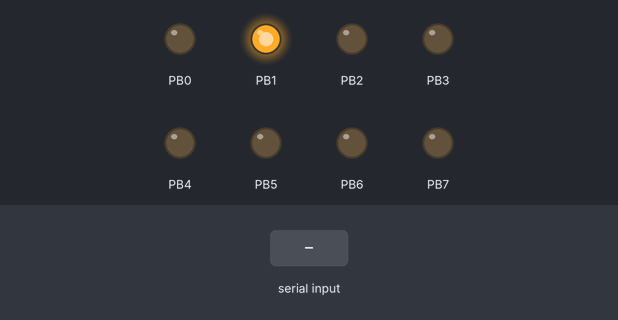
The program below on a simulated ATmega2560, built with avr-gcc and emulated at 16 MHz. On the bench: output pins drawn as LEDs (lit = HIGH). Inputs (shaded band) come from the test bench. What the program prints to the serial monitor is not drawn.

Above: at 1.2 s.
1.3 s: "1\n" received over Serial
Timing chart, 0 to 4.3 s (numbered marks = the images above; inputs shaded):
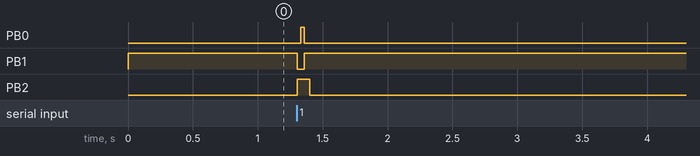

Measured:
- after the input at 1.3 s, PB0: LOW → HIGH at once, → LOW 0.03 s later; PB1: HIGH → LOW at once, → HIGH 0.05 s later; PB2: LOW → HIGH at once, → LOW 0.09 s later

The program:

main.c
```c
/********************************************
* MSYS, LAB 11, Part 2                      *
* Test program for Mega2560 UART driver.    *
* Using UART 0.                             *
* The LEDs will indicate test progress      *
*********************************************/
#include <avr/io.h>
#include "uart3.h"
#include "LED.h"

int main()
{
	char tegn;
	char TestStreng[] = "This is string number 1\r\n";
	int8_t i;

	// Initialize LED port
	initLEDport();
	// Initialize UART: Baud = 9600, 8 data bits, No Parity
	InitUART(9600, 8);

	while (1)
	{
		// Testing SendChar
		writeAllLEDs(1);
		SendChar('A');
		SendChar('B');
		SendChar('C');
		SendChar('\r');
		SendChar('\n');

		// Testing ReadChar() : Read and echo
		writeAllLEDs(2);
		tegn = ReadChar();
		SendChar(tegn);
		SendChar('\r');
		SendChar('\n');

		// Testing CharReady() : Wait, read and echo
		writeAllLEDs(3);
		while ( !CharReady() )
		{}
		SendChar( ReadChar() );
		SendChar('\r');
		SendChar('\n');

		// Testing SendString(): Sending string number 1 (SRAM memory)
		writeAllLEDs(4);
		SendString(TestStreng);

		// Testing SendString(): Sending string number 2 (Flash memory)
		writeAllLEDs(5);
		SendString("This is string number 2\r\n");

		// Testing SendInteger()
		writeAllLEDs(6);
		SendInteger(12345); //Positive number
		SendChar('\r');
		SendChar('\n');
		SendInteger(-1000); //negative number
		SendChar('\r');
		SendChar('\n');

		for (i=-5; i<5; i++)
		{
			SendInteger(i);	SendChar(' ');
		}
		SendChar('\r');
		SendChar('\n');
	}
}
```

LED.c
```c
#include "LED.h"


void initLEDport()
{
	DDRB = 0xFF; // all outputs
	PORTB = 0; // turn all off;
}
void writeAllLEDs(unsigned char pattern)
{
	PORTB = pattern;
}
void turnOnLED(unsigned char led_nr)
{
	if(led_nr <= MAX_LED_NR){
		PORTB = PINB | (1<<led_nr);
	}
}
void turnOffLED(unsigned char led_nr) //ex 0b00110011
{
	if(led_nr <= MAX_LED_NR){
	unsigned char mask =   //ex 0b00110011 -> 11001100
	/*
	turn of LED1

	0b00000010
	mask = 0b11111101

	PINB = 0b00110011
	PINB & mask =
					0b11111101
				&	0b00110011
					0b00110001
	*/
		mask = PINB & (~(1<<led_nr));
	}
}
void toggleLED(unsigned char led_nr)
{
	if(led_nr <= MAX_LED_NR){
	/*
	toggling requires us to simple flip the bit

	led_nr = 0b00000010
	PINB   = 0b00110011

	flip bit 1

	XOR (^)
	X	Y	Z
	0	0	0
	0	1	1
	1	0	1
	1	1	0

	led_nr ^ PINB
			0b00000010
			0b00110011
		^   0b00110001

	same pattern, flip again

			0b00000010
			0b00110001
			0b00110011

	*/

	PORTB = PINB ^ (1<<led_nr);
	}
}
```

LED.h
```c
#ifndef LED_H
#define LED_H
#include <avr/io.h>


#define MAX_LED_NR	7
void initLEDport(void);
void writeAllLEDs(unsigned char pattern);
void turnOnLED(unsigned char led_nr);
void turnOffLED(unsigned char led_nr);
void toggleLED(unsigned char led_nr);


#endif
```

uart3.c
```c
/************************************************
* "uart.c":                                     *
* Implementation file for Mega2560 UART driver. *
* Using UART 0.                                 *
* Henning Hargaard, 16/11 2022                  *
*************************************************/
#include <avr/io.h>
#include <stdlib.h>
#include "uart3.h"

// Target CPU frequency
#define XTAL 16000000

/*************************************************************************
USART initialization.
    Asynchronous mode.
    RX and TX enabled.
    No interrupts enabled.
    Number of Stop Bits = 1.
    No Parity.
    Baud rate = Parameter.
    Data bits = Parameter.
Parameters:
    BaudRate:Wanted Baud Rate (300-115200).
    Databit: Wanted number of Data Bits (5-8).
    Parity: 'E' (Even parity), 'O' (Odd parity), otherwise No Parity.
*************************************************************************/
void InitUART(unsigned long BaudRate, unsigned char DataBit)
{
  if ((BaudRate >= 300) && (BaudRate <= 115200) && (DataBit >=5) && (DataBit <= 8))
  {
    // No interrupts enabled
    // Receiver enabled
    // Transmitter enabled
    // No 9 bit operation
    UCSR0B = 0b00011000;
    // Asynchronous operation, 1 stop bit
    // Bit 2 and bit 1 controls the number of data bits
    UCSR0C = (DataBit-5)<<1;
    // Set Baud Rate according to the parameter BaudRate
    UBRR0 = XTAL/(16*BaudRate) - 1;
  }
}

/*************************************************************************
  Returns 0 (FALSE), if the UART has NOT received a new character.
  Returns value <> 0 (TRUE), if the UART HAS received a new character.
*************************************************************************/
unsigned char CharReady()
{
   return UCSR0A & (1<<7);
}

/*************************************************************************
Awaits new character received.
Then this character is returned.
*************************************************************************/
char ReadChar()
{
  // Wait for new character received
  while ( (UCSR0A & (1<<7)) == 0 )
  {}
  // Then return it
  return UDR0;
}

/*************************************************************************
Awaits transmitter register ready.
Then send the character.
Parameter :
	Tegn : Character for sending.
*************************************************************************/
void SendChar(char Tegn)
{
  // Wait for transmitter register empty (ready for new character)
  while ( (UCSR0A & (1<<5)) == 0 )
  {}
  // Then send the character
  UDR0 = Tegn;
}

/*************************************************************************
Sends 0 terminated string.
Parameter:
   Streng: Pointer to the string.
*************************************************************************/
void SendString(char* Streng)
{
  // Repeat until zero-termination
  while (*Streng != 0)
  {
    // Send the character pointed to by "Streng"
    SendChar(*Streng);
    // Advance the pointer one step
    Streng++;
  }
}

/*************************************************************************
Converts the integer "Tal" to an ASCII string - and then sends this string
using the USART.
Makes use of the C standard library <stdlib.h>.
Parameter:
    Tal: The integer to be converted and sent.
*************************************************************************/
void SendInteger(int Tal)
{
char array[7];
  // Convert the integer to an ASCII string (array), radix = 10
  itoa(Tal, array, 10);
  // - then send the string
  SendString(array);
}

/************************************************************************/
```

uart3.h
```c
/****************************************
* "uart.h":                             *
* Header file for Mega2560 UART driver. *
* Using UART 0.                         *
*                                       *
*****************************************/
void InitUART(unsigned long BaudRate, unsigned char DataBit);
unsigned char CharReady();
char ReadChar();
void SendChar(char Tegn);
void SendString(char* Streng);
void SendInteger(int16_t Tal);
/****************************************/
```
